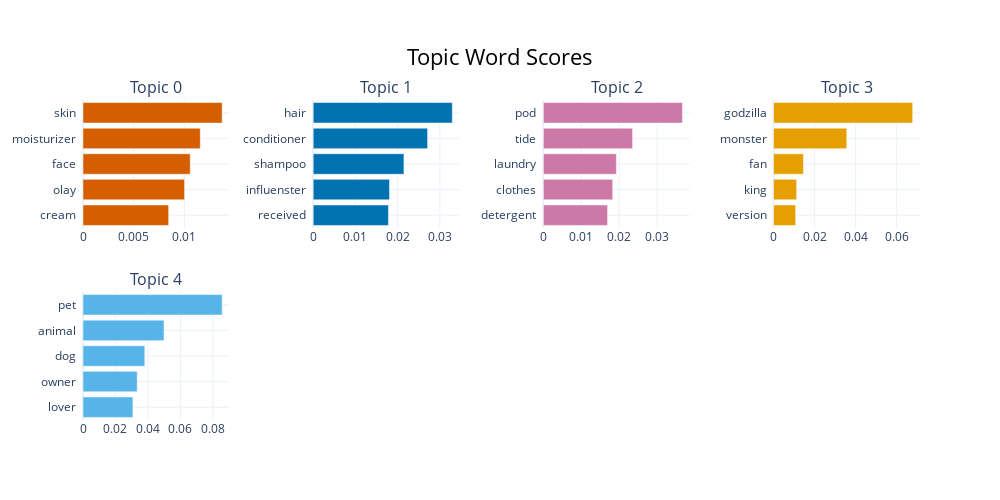

The code cell stored with this chart in its notebook:
### Code cell
pos_model.visualize_barchart(top_n_topics=5)

### Figure 1 — Plotly figure (JSON) as saved in the notebook; plotly's stock layout.template omitted (floating-point values rounded to 4 significant figures)
{"data": [{"marker": {"color": "#D55E00"}, "orientation": "h", "type": "bar", "x": [0.00845, 0.01002, 0.01058, 0.01157, 0.01373], "xaxis": "x", "y": ["cream  ", "olay  ", "face  ", "moisturizer  ", "skin  "], "yaxis": "y"}, {"marker": {"color": "#0072B2"}, "orientation": "h", "type": "bar", "x": [0.01783, 0.01808, 0.02149, 0.0271, 0.03296], "xaxis": "x2", "y": ["received  ", "influenster  ", "shampoo  ", "conditioner  ", "hair  "], "yaxis": "y2"}, {"marker": {"color": "#CC79A7"}, "orientation": "h", "type": "bar", "x": [0.01693, 0.01829, 0.01926, 0.02353, 0.03669], "xaxis": "x3", "y": ["detergent  ", "clothes  ", "laundry  ", "tide  ", "pod  "], "yaxis": "y3"}, {"marker": {"color": "#E69F00"}, "orientation": "h", "type": "bar", "x": [0.01078, 0.01126, 0.01457, 0.03569, 0.06778], "xaxis": "x4", "y": ["version  ", "king  ", "fan  ", "monster  ", "godzilla  "], "yaxis": "y4"}, {"marker": {"color": "#56B4E9"}, "orientation": "h", "type": "bar", "x": [0.03074, 0.03338, 0.03805, 0.04988, 0.08569], "xaxis": "x5", "y": ["lover  ", "owner  ", "dog  ", "animal  ", "pet  "], "yaxis": "y5"}], "layout": {"annotations": [{"font": {"size": 16}, "showarrow": false, "text": "Topic 0", "x": 0.0875, "xanchor": "center", "xref": "paper", "y": 1, "yanchor": "bottom", "yref": "paper"}, {"font": {"size": 16}, "showarrow": false, "text": "Topic 1", "x": 0.3625, "xanchor": "center", "xref": "paper", "y": 1, "yanchor": "bottom", "yref": "paper"}, {"font": {"size": 16}, "showarrow": false, "text": "Topic 2", "x": 0.6375, "xanchor": "center", "xref": "paper", "y": 1, "yanchor": "bottom", "yref": "paper"}, {"font": {"size": 16}, "showarrow": false, "text": "Topic 3", "x": 0.9125, "xanchor": "center", "xref": "paper", "y": 1, "yanchor": "bottom", "yref": "paper"}, {"font": {"size": 16}, "showarrow": false, "text": "Topic 4", "x": 0.0875, "xanchor": "center", "xref": "paper", "y": 0.4, "yanchor": "bottom", "yref": "paper"}], "height": 500, "hoverlabel": {"bgcolor": "white", "font": {"family": "Rockwell", "size": 16}}, "showlegend": false, "title": {"font": {"color": "Black", "size": 22}, "text": "Topic Word Scores", "x": 0.5, "xanchor": "center", "yanchor": "top"}, "width": 1000, "xaxis": {"anchor": "y", "domain": [0, 0.175], "showgrid": true}, "xaxis2": {"anchor": "y2", "domain": [0.275, 0.45], "showgrid": true}, "xaxis3": {"anchor": "y3", "domain": [0.55, 0.725], "showgrid": true}, "xaxis4": {"anchor": "y4", "domain": [0.825, 1], "showgrid": true}, "xaxis5": {"anchor": "y5", "domain": [0, 0.175], "showgrid": true}, "xaxis6": {"anchor": "y6", "domain": [0.275, 0.45], "showgrid": true}, "xaxis7": {"anchor": "y7", "domain": [0.55, 0.725], "showgrid": true}, "xaxis8": {"anchor": "y8", "domain": [0.825, 1], "showgrid": true}, "yaxis": {"anchor": "x", "domain": [0.6, 1], "showgrid": true}, "yaxis2": {"anchor": "x2", "domain": [0.6, 1], "showgrid": true}, "yaxis3": {"anchor": "x3", "domain": [0.6, 1], "showgrid": true}, "yaxis4": {"anchor": "x4", "domain": [0.6, 1], "showgrid": true}, "yaxis5": {"anchor": "x5", "domain": [0, 0.4], "showgrid": true}, "yaxis6": {"anchor": "x6", "domain": [0, 0.4], "showgrid": true}, "yaxis7": {"anchor": "x7", "domain": [0, 0.4], "showgrid": true}, "yaxis8": {"anchor": "x8", "domain": [0, 0.4], "showgrid": true}}}
